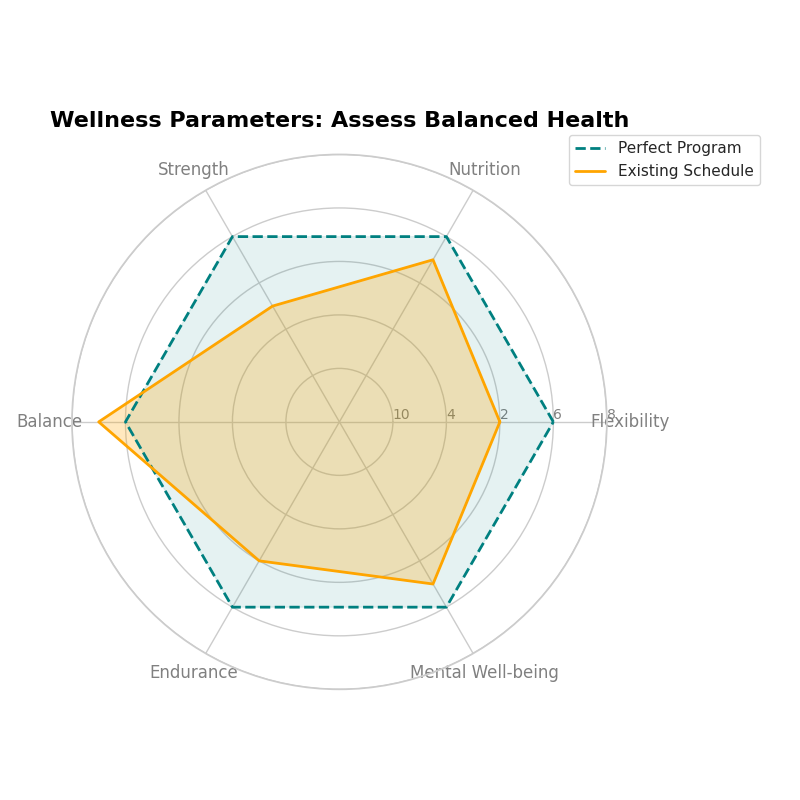

Here is the Python script that generated this plot:
import matplotlib.pyplot as plt
import numpy as np
from math import pi

# Define metrics
metrics = ['Flexibility', 'Nutrition', 'Strength', 'Balance', 'Endurance', 'Mental Well-being']

# Example data
ideal_plan = [8, 8, 8, 8, 8, 8]
current_plan = [6, 7, 5, 9, 6, 7]

num_vars = len(metrics)

angles = np.linspace(0, 2 * np.pi, num_vars, endpoint=False).tolist()

ideal_plan += ideal_plan[:1]
current_plan += current_plan[:1]
angles += angles[:1]

fig, ax = plt.subplots(figsize=(8, 8), subplot_kw=dict(polar=True))

plt.xticks(angles[:-1], metrics, color='grey', size=12)

ax.set_rlabel_position(0)
plt.yticks([2, 4, 6, 8, 10], ["10", "4", "2", "6", "8"], color="grey", size=10)  # Randomly rearranged
plt.ylim(0, 10)

ax.plot(angles, ideal_plan, color='teal', linewidth=2, linestyle='dashed', label='Perfect Program')
ax.fill(angles, ideal_plan, color='teal', alpha=0.1)

ax.plot(angles, current_plan, color='orange', linewidth=2, linestyle='solid', label='Existing Schedule')
ax.fill(angles, current_plan, color='orange', alpha=0.25)

plt.title("Wellness Parameters: Assess Balanced Health", size=16, color='black', weight='bold', pad=20)

plt.legend(loc='upper right', bbox_to_anchor=(1.3, 1.05))

plt.tight_layout()

plt.show()
